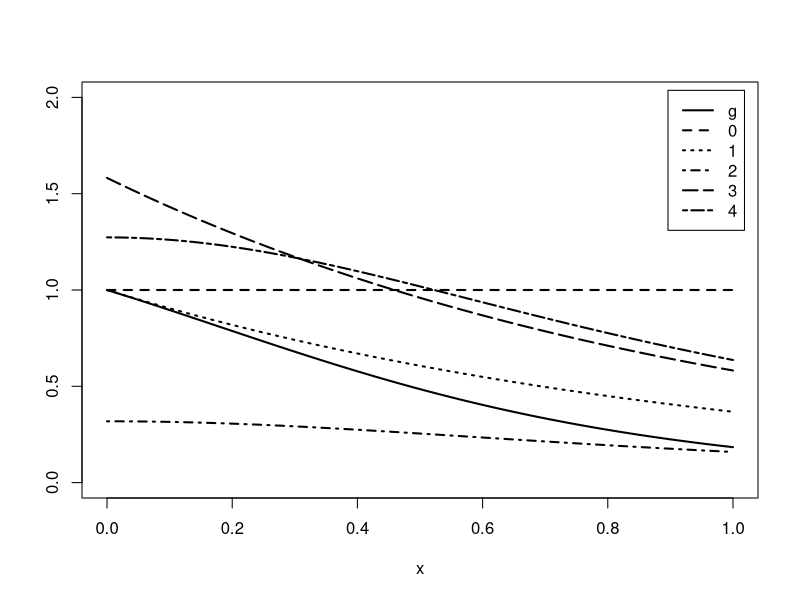
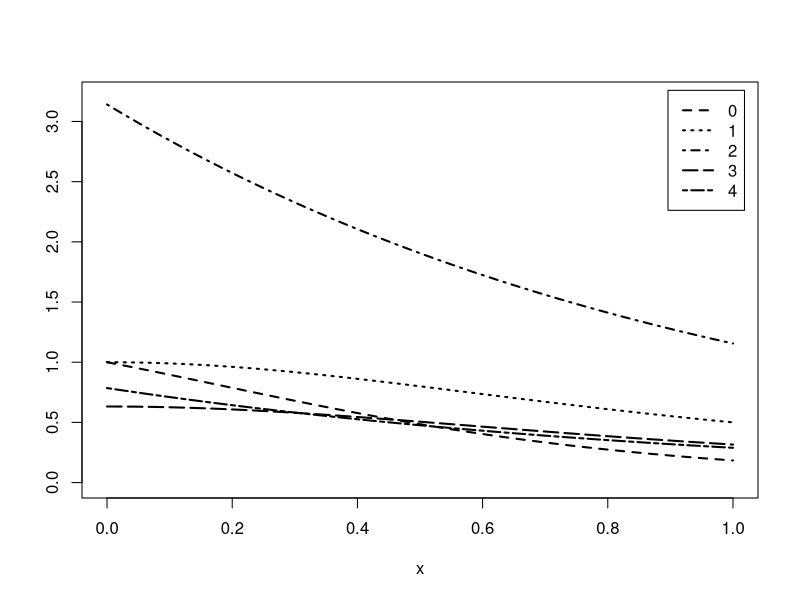

Write the R code that produced these figures, in order.
##### Oct 26 #####
### Example 5.5 (Error bounds for MC integration)

    x <- 2
    m <- 10000
    z <- rnorm(m)
    g <- (z < x)  #the indicator function
    v <- mean((g - mean(g))^2) / m
    cdf <- mean(g)
    c(cdf, v)
    c(cdf - 1.96 * sqrt(v), cdf + 1.96 * sqrt(v))


### Example 5.6 (Antithetic variables)

    MC.Phi <- function(x, R = 10000, antithetic = TRUE) {
        u <- runif(R/2)
        if (!antithetic) v <- runif(R/2) else
            v <- 1 - u
        u <- c(u, v)
        cdf <- numeric(length(x))
        for (i in 1:length(x)) {
            g <- x[i] * exp(-(u * x[i])^2 / 2)
            cdf[i] <- mean(g) / sqrt(2 * pi) + 0.5
        }
        cdf
    }


    x <- seq(.1, 2.5, length=5)
    Phi <- pnorm(x)
    set.seed(123)
    MC1 <- MC.Phi(x, anti = FALSE)
    set.seed(123)
    MC2 <- MC.Phi(x)
    print(round(rbind(x, MC1, MC2, Phi), 5))


    m <- 1000
    MC1 <- MC2 <- numeric(m)
    x <- 1.95
    for (i in 1:m) {
        MC1[i] <- MC.Phi(x, R = 1000, anti = FALSE)
        MC2[i] <- MC.Phi(x, R = 1000)
    }

    print(sd(MC1))
    print(sd(MC2))
    print((var(MC1) - var(MC2))/var(MC1))


### Example 5.7 (Control variate)

    m <- 10000
    a <- - 12 + 6 * (exp(1) - 1)
    U <- runif(m)
    T1 <- exp(U)                  #simple MC
    T2 <- exp(U) + a * (U - 1/2)  #controlled

    c(mean(T1), sd(T1))   
    c(mean(T2), sd(T2))  
    
    (var(T1) - var(T2)) / var(T1)


### Example 5.8 (MC integration using control variates)

    f <- function(u)
        exp(-.5)/(1+u^2)

    g <- function(u)
        exp(-u)/(1+u^2)

    set.seed(510) #needed later
    u <- runif(10000)
    B <- f(u)
    A <- g(u)

    cor(A, B)
    a <- -cov(A,B) / var(B)    #est of c*
    a

    m <- 100000
    u <- runif(m)
    T1 <- g(u)
    T2 <- T1 + a * (f(u) - exp(-.5)*pi/4)

    c(mean(T1), mean(T2))
    c(var(T1), var(T2))
    (var(T1) - var(T2)) / var(T1)


### Example 5.9 (Control variate and regression)

    set.seed(510)
    u <- runif(10000)
    f <- exp(-.5)/(1+u^2)
    g <- exp(-u)/(1+u^2)
    L <- lm(g ~ f)
    summary(L)
    c.star <-  - L$coeff[2]   # beta[1]
    mu <- exp(-.5)*pi/4

    c.star

    u <- runif(10000)
    f <- exp(-.5)/(1+u^2)
    g <- exp(-u)/(1+u^2)
    theta.hat <- sum(L$coeff * c(1, mu))  # pred. value at mu
    predict(L, newdata = data.frame(f=mu)) # alternative
    
    theta.hat
    summary(L)$sigma^2
    summary(L)$r.squared

    

  
### Example 5.10 (Choice of the importance function)
#code for plot is at the end of the file
    
    m <- 10000
    theta.hat <- se <- numeric(5)
    g <- function(x) {
      exp(-x - log(1+x^2)) * (x > 0) * (x < 1)
    }
    
    x <- runif(m)     #using f0
    fg <- g(x)
    theta.hat[1] <- mean(fg)
    se[1] <- sd(fg)
    
    x <- rexp(m, 1)   #using f1
    fg <- g(x) / exp(-x)
    theta.hat[2] <- mean(fg)
    se[2] <- sd(fg)
    
    x <- rcauchy(m)   #using f2
    i <- c(which(x > 1), which(x < 0))
    x[i] <- 2  #to catch overflow errors in g(x)
    fg <- g(x) / dcauchy(x)
    theta.hat[3] <- mean(fg)
    se[3] <- sd(fg)
    
    u <- runif(m)     #f3, inverse transform method
    x <- - log(1 - u * (1 - exp(-1)))
    fg <- g(x) / (exp(-x) / (1 - exp(-1)))
    theta.hat[4] <- mean(fg)
    se[4] <- sd(fg)
    
    u <- runif(m)    #f4, inverse transform method
    x <- tan(pi * u / 4)
    fg <- g(x) / (4 / ((1 + x^2) * pi))
    theta.hat[5] <- mean(fg)
    se[5] <- sd(fg)
    
    rbind(theta.hat, se)
    
    
### Example 5.11 (Example 5.10, cont.)
    
    M <- 20   #number of replicates
    T2 <- numeric(4)
    estimates <- matrix(0, 10, 2)
    
    g <- function(x) {
      exp(-x - log(1+x^2)) * (x > 0) * (x < 1) }
    
    for (i in 1:10) {
      estimates[i, 1] <- mean(g(runif(M)))
      T2[1] <- mean(g(runif(M/4, 0, .25)))
      T2[2] <- mean(g(runif(M/4, .25, .5)))
      T2[3] <- mean(g(runif(M/4, .5, .75)))
      T2[4] <- mean(g(runif(M/4, .75, 1)))
      estimates[i, 2] <- mean(T2)
    }
    
    estimates
    apply(estimates, 2, mean)
    apply(estimates, 2, var)
    
    
### Example 5.12 (Examples 5.10-5.11, cont.)
    
    M <- 10000  #number of replicates
    k <- 10     #number of strata
    r <- M / k  #replicates per stratum
    N <- 50     #number of times to repeat the estimation
    T2 <- numeric(k)
    estimates <- matrix(0, N, 2)
    
    g <- function(x) {
      exp(-x - log(1+x^2)) * (x > 0) * (x < 1)
    }
    
    for (i in 1:N) {
      estimates[i, 1] <- mean(g(runif(M)))
      for (j in 1:k)
        T2[j] <- mean(g(runif(M/k, (j-1)/k, j/k)))
      estimates[i, 2] <- mean(T2)
    }
    
    apply(estimates, 2, mean)
    apply(estimates, 2, var)
    
    
    
### Plot importance functions in Figures 5.1(a) and 5.1.(b)
    
    #par(ask = TRUE) #uncomment to pause between graphs
    
    x <- seq(0, 1, .01)
    w <- 2
    f1 <- exp(-x)
    f2 <- (1 / pi) / (1 + x^2)
    f3 <- exp(-x) / (1 - exp(-1))
    f4 <- 4 / ((1 + x^2) * pi)
    g <- exp(-x) / (1 + x^2)
    
    #for color change lty to col
    
    #figure (a)
    plot(x, g, type = "l", main = "", ylab = "",
         ylim = c(0,2), lwd = w)
    lines(x, g/g, lty = 2, lwd = w)
    lines(x, f1, lty = 3, lwd = w)
    lines(x, f2, lty = 4, lwd = w)
    lines(x, f3, lty = 5, lwd = w)
    lines(x, f4, lty = 6, lwd = w)
    legend("topright", legend = c("g", 0:4),
           lty = 1:6, lwd = w, inset = 0.02)
    
    #figure (b)
    plot(x, g, type = "l", main = "", ylab = "",
         ylim = c(0,3.2), lwd = w, lty = 2)
    lines(x, g/f1, lty = 3, lwd = w)
    lines(x, g/f2, lty = 4, lwd = w)
    lines(x, g/f3, lty = 5, lwd = w)
    lines(x, g/f4, lty = 6, lwd = w)
    legend("topright", legend = c(0:4),
           lty = 2:6, lwd = w, inset = 0.02)
    